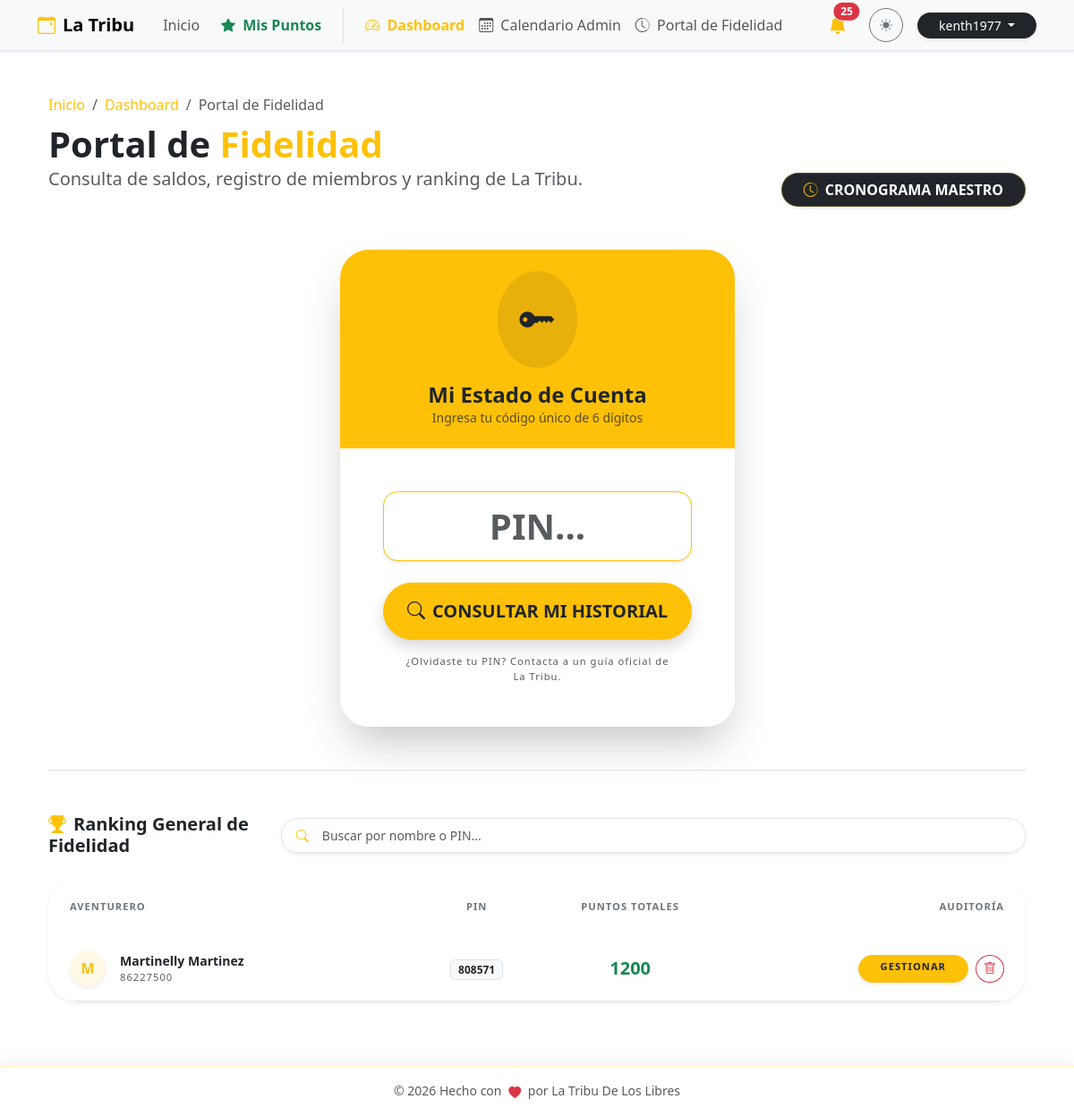
Before: /admin/puntos/ranking (signed in) with the older database file.
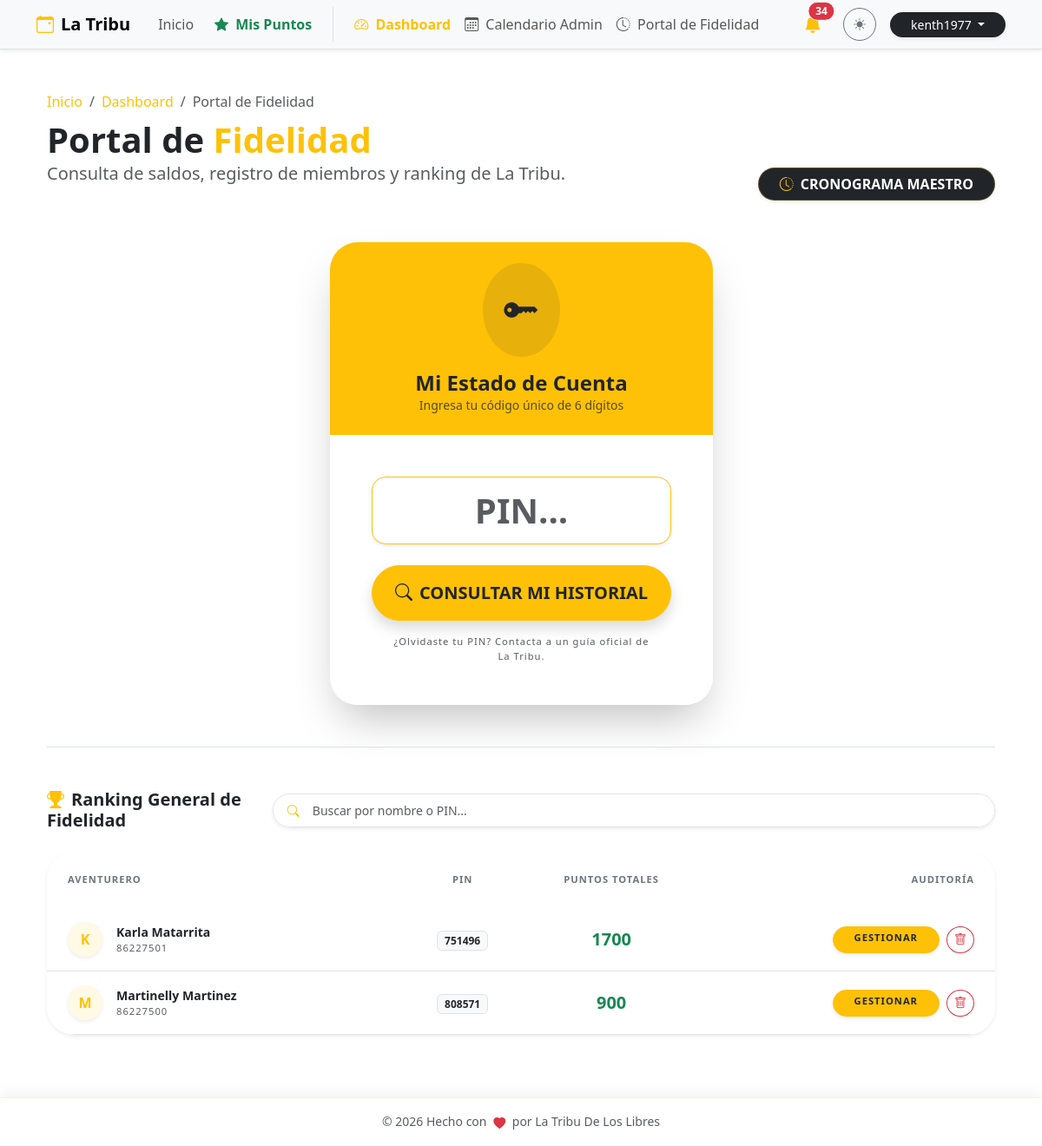
After: the same page with the newer database file.
### db.py (models this page shows)
class Member(db.Model):
    __tablename__ = 'member'
    id = db.Column(db.Integer, primary_key=True)
    pin = db.Column(db.String(6), unique=True, nullable=False)
    nombre = db.Column(db.String(100), nullable=False)
    apellido1 = db.Column(db.String(100), nullable=False)
    apellido2 = db.Column(db.String(100))
    telefono = db.Column(db.String(20))
    birth_date = db.Column(db.Date)
    puntos_totales = db.Column(db.Integer, default=0)
    debt_pending = db.Column(db.Boolean, default=False)
    ultimo_regalo_bday = db.Column(db.Integer, default=0) # Año del último bono acreditado
    bookings = db.relationship('Booking', backref='member', lazy=True)
    logs = db.relationship('PointLog', backref='member', lazy=True)

### puntos.py (the view)
@puntos_bp.route('/ranking')
@login_required
def historial_global():
    if not current_user.is_superuser:
        flash('Acceso restringido a líderes.', 'danger')
        return redirect(url_for('main.home'))
    members = Member.query.order_by(Member.puntos_totales.desc()).all()
    return render_template('puntos.html',
                         members=members,
                         selected_member=None,
                         is_global_schedule=False)

### app.py (called while the page is built)
@login_manager.user_loader
def load_user(user_id):
    try:
        return db.session.get(User, int(user_id))
    except (TypeError, ValueError, Exception):
        return None

@app.before_request
def force_https():
    if request.headers.get('X-Forwarded-Proto') == 'http':
        url = request.url.replace('http://', 'https://', 1)
        return redirect(url, code=301)

### rutas.py (called while the page is built)
def get_config(key, default_val=""):
    try:
        conf = SystemConfig.query.filter_by(key=key).first()
        return conf.value if conf else default_val
    except:
        return default_val

### templates/puntos.html (shortened to what the changed rows need)
{% extends "base.html" %}
{% block content %}
<div class="container py-4">
    <div class="row mb-5 align-items-end animate__animated animate__fadeIn">
        <div class="col-md-7">
            <h1 class="display-6 fw-bold mb-0">
                {% if is_global_schedule %}
                    Cronograma <span class="text-warning">Maestro</span>
                {% elif selected_member %}
                    Estado de Cuenta: <span class="text-warning">{{ selected_member.nombre }}</span>
                {% else %}
                    Portal de <span class="text-warning">Fidelidad</span>
                {% endif %}
            </h1>
        </div>
    </div>
    {% if is_global_schedule %}
    <div class="card border-0 shadow-lg rounded-5 overflow-hidden animate__animated animate__fadeIn">
        <div class="card-body p-0">
            <div class="table-responsive">
                <table class="table table-hover align-middle mb-0">
                    <thead class="bg-body-tertiary">
                        <tr>
                            <th class="border-0 px-4 py-3 text-secondary x-small fw-bold text-uppercase">Fecha / Hora</th>
                            <th class="border-0 py-3 text-secondary x-small fw-bold text-uppercase">Miembro (PIN)</th>
                            <th class="border-0 py-3 text-secondary x-small fw-bold text-uppercase text-center">Tipo</th>
                            <th class="border-0 py-3 text-secondary x-small fw-bold text-uppercase">Concepto / Detalle</th>
                            <th class="border-0 py-3 text-secondary x-small fw-bold text-uppercase text-end pe-4">Impacto</th>
                        </tr>
                    </thead>
                    <tbody>
                        {% if logs %}
                            {% for log in logs %}
                            <tr class="animate__animated animate__fadeIn" style="animation-delay: {{ loop.index0 * 0.05 }}s">
                                <td class="px-4 py-3">
                                    <span class="fw-medium small text-body">{{ log.fecha.strftime('%d %b, %y') }}</span><br>
                                    <small class="text-muted" style="font-size: 0.6rem;">{{ log.fecha.strftime('%H:%M:%S') }}</small>
                                </td>
                                <td>
                                    <div class="fw-bold text-body small">{{ log.member }}</div>
                                    <span class="badge bg-light text-dark border x-small" style="font-size: 0.6rem;">{{ log.pin }}</span>
                                </td>
                                <td class="text-center">
                                    <span class="badge bg-light text-dark border px-3 py-1 rounded-pill x-small fw-bold">{{ log.tipo }}</span>
                                </td>
                                <td class="small text-muted">{{ log.detalle }}</td>
                                <td class="text-end pe-4">
                                    <span class="fw-bold fs-5 {{ log.color }}">
                                        {% if log.monto > 0 %}+{% endif %}{{ log.monto }}
                                    </span>
                                </td>
                            </tr>
                            {% endfor %}
                        {% else %}
                            <tr>
                                <td colspan="5" class="text-center py-5 text-muted">
                                    <i class="bi bi-info-circle display-4 d-block mb-3 opacity-25"></i>
                                    No hay registros globales en el cronograma.
                                </td>
                            </tr>
                        {% endif %}
                    </tbody>
                </table>
            </div>
        </div>
    </div>
    {% else %}
        {% if current_user.is_authenticated and current_user.is_superuser %}
            <div class="mt-5 pt-5 border-top animate__animated animate__fadeInUp">
                <div class="card border-0 shadow-sm rounded-5 bg-body overflow-hidden">
                    <div class="card-body p-0">
                        <div class="table-responsive">
                            <table class="table table-hover align-middle mb-0" id="membersTable">
                                <thead class="bg-body-tertiary">
                                    <tr>
                                        <th class="border-0 px-4 py-4 text-secondary x-small fw-bold text-uppercase">Aventurero</th>
                                        <th class="border-0 py-4 text-secondary x-small fw-bold text-uppercase text-center">PIN</th>
                                        <th class="border-0 py-4 text-secondary x-small fw-bold text-uppercase text-center">Puntos Totales</th>
                                        <th class="border-0 py-4 text-secondary x-small fw-bold text-uppercase text-end pe-4">Auditoría</th>
                                    </tr>
                                </thead>
                                <tbody>
                                    {% if members %}
                                        {% for member in members %}
                                        <tr class="ranking-row">
                                            <td class="px-4 py-3">
                                                <div class="d-flex align-items-center">
                                                    <div class="avatar-xs me-3 bg-warning bg-opacity-10 text-warning rounded-circle d-flex align-items-center justify-content-center fw-bold shadow-sm" style="width: 40px; height: 40px;">
                                                        {{ member.nombre[0] if member.nombre else '?' }}
                                                    </div>
                                                    <div>
                                                        <div class="fw-bold text-body small member-name-cell">{{ member.nombre }} {{ member.apellido1 }}</div>
                                                        <div class="x-small text-muted">{{ member.telefono }}</div>
                                                    </div>
                                                </div>
                                            </td>
                                            <td class="text-center"><span class="badge bg-light text-dark border small member-pin-cell">{{ member.pin }}</span></td>
                                            <td class="text-center fw-bold text-success fs-5">{{ member.puntos_totales }}</td>
                                            <td class="text-end pe-4">
                                                <div class="d-flex justify-content-end gap-2">
                                                    <a href="{{ url_for('puntos.detalle_miembro', member_id=member.id) }}" class="btn btn-warning btn-sm rounded-pill shadow-sm py-1 px-4 x-small fw-bold text-dark">GESTIONAR</a>
                                                    <button class="btn btn-outline-danger btn-sm rounded-circle" data-bs-toggle="modal" data-bs-target="#deleteUserModal{{ member.id }}">
                                                        <i class="bi bi-trash"></i>
                                                    </button>
                                                </div>
                                            </td>
                                        </tr>
                                        {% endfor %}
                                    {% endif %}
                                </tbody>
                            </table>
                        </div>
                    </div>
                </div>
            </div>
        {% endif %}
    {% endif %}
</div>
{% endblock %}

### templates/base.html (shortened to what the changed rows need)
<!DOCTYPE html>
<html lang="es" data-bs-theme="light">
<head>
    <link href="https://cdn.jsdelivr.net/npm/bootstrap@5.3.2/dist/css/bootstrap.min.css" rel="stylesheet">
    <link rel="stylesheet" href="https://cdn.jsdelivr.net/npm/bootstrap-icons@1.11.1/font/bootstrap-icons.css">
    <link rel="stylesheet" href="https://cdnjs.cloudflare.com/ajax/libs/animate.css/4.1.1/animate.min.css"/>
</head>
<body>
    <nav class="navbar navbar-expand-lg bg-body-tertiary border-bottom sticky-top shadow-sm">
        <div class="container">
            <div class="collapse navbar-collapse" id="navbarNav">
                <div class="d-flex align-items-center gap-3 mt-3 mt-lg-0">
                    {% if current_user.is_authenticated and current_user.is_superuser %}
                    <div class="dropdown">
                        <button class="btn btn-link position-relative text-dark p-0 me-2" type="button" data-bs-toggle="dropdown" aria-expanded="false">
                            <i class="bi bi-bell-fill fs-5 text-warning"></i>
                            {% if admin_unread_count > 0 %}
                            <span class="position-absolute top-0 start-100 translate-middle badge rounded-pill bg-danger border border-light animate__animated animate__pulse animate__infinite">
                                {{ admin_unread_count }}
                            </span>
                            {% endif %}
                        </button>
                    </div>
                    {% endif %}
                </div>
            </div>
        </div>
    </nav>
    <main class="container py-4">
        {% block content %}{% endblock %}
    </main>
</body>
</html>

Changed rows visible on the page:
added Member: nombre "K", nombre "Karla", apellido1 "Matarrita", telefono "86227501", pin "751496", puntos_totales "1700"
changed Member "Martinelly": puntos_totales "1200" → "900"
Other visible differences:
{{ admin_unread_count }}: "25" → "34"
